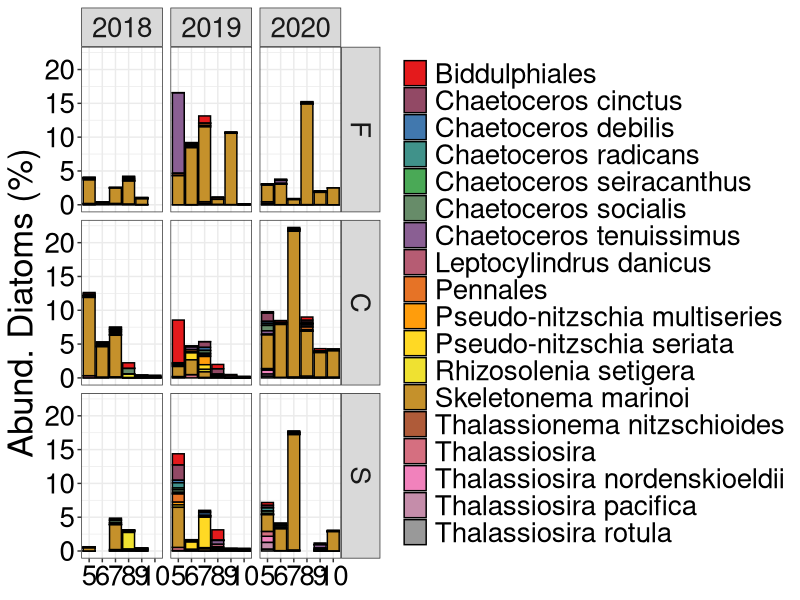
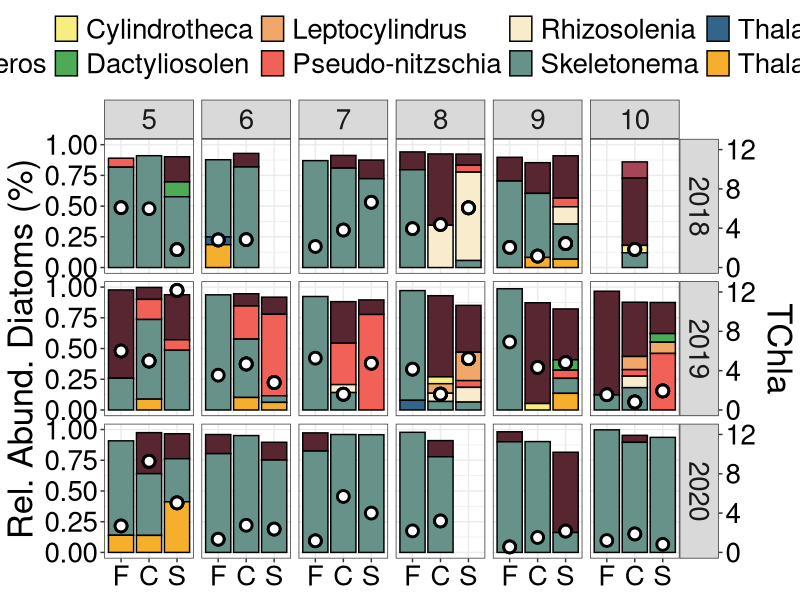
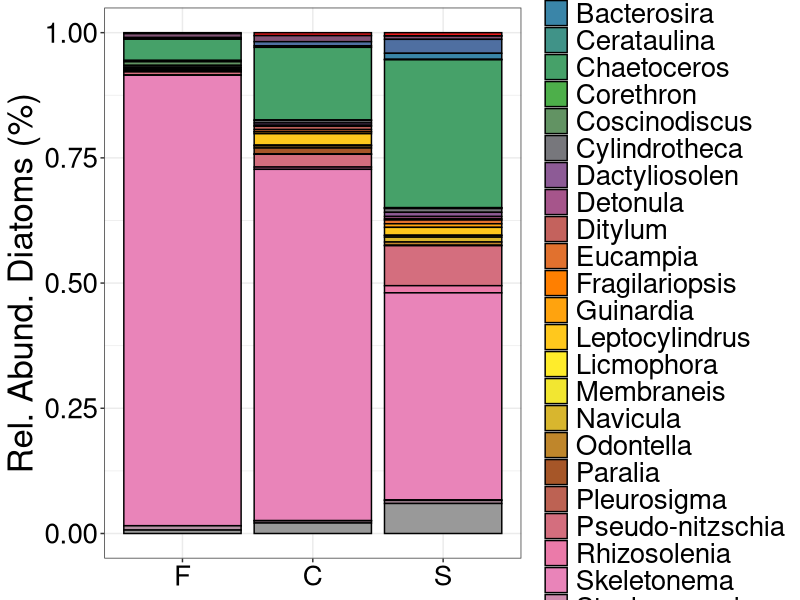
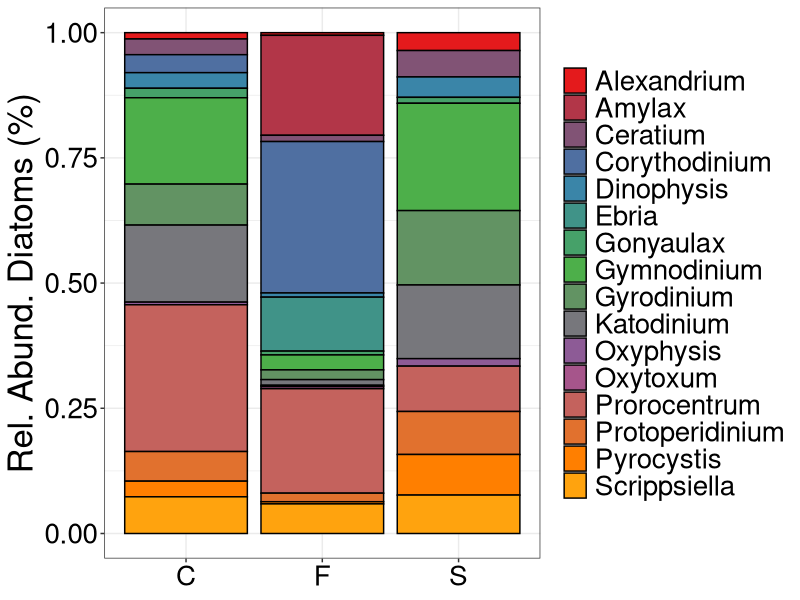
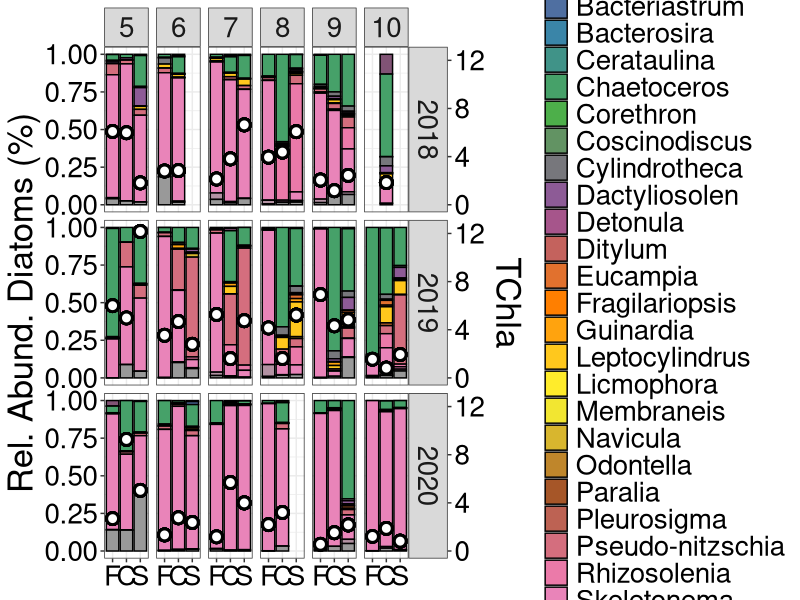
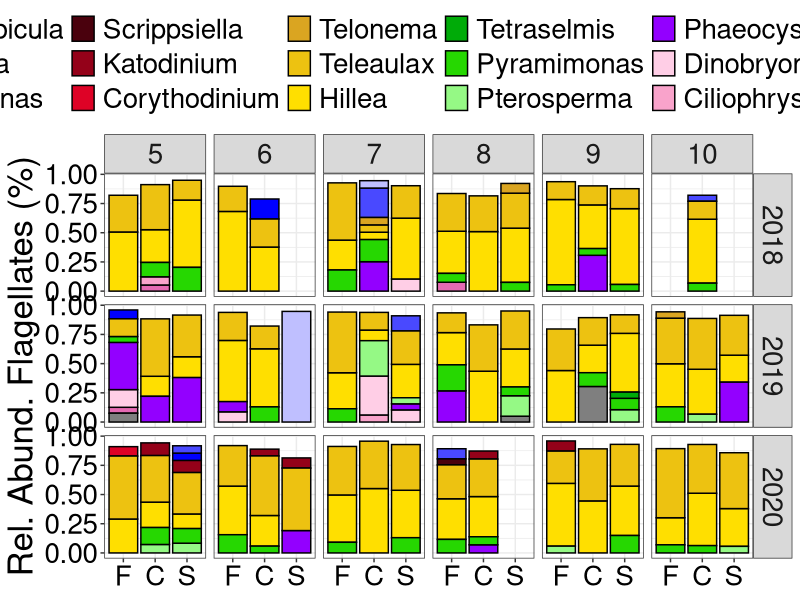
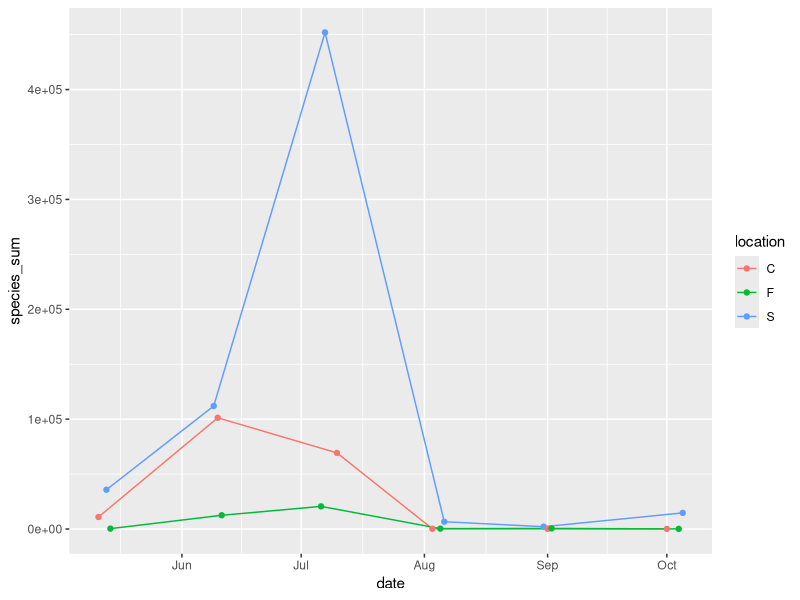
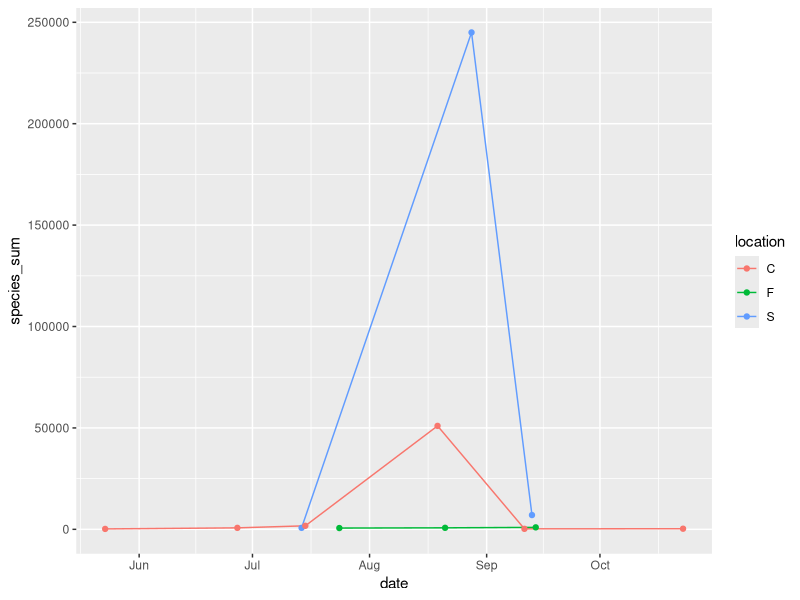

Here is the R script that generated these plots, in order: (Note: this script raises an error after producing the figures.)
## ---- chunk 1
#Upload packages
library(tidyverse)
library(readxl)
library(here)
library(patchwork)
library(RColorBrewer)

## ---- chunk 2
#Upload data from my master data standardization sheet
micro <- read_csv(here("outputs", "micro_master_2021-10-18.csv")) 

#Uploading chl data that has been converted to TChla
chl <- read_csv(here("outputs", "chl_hplc_merged.csv"))

#Uploading datasheet with physical, nutrients, chlorophyll, microscopy and chemtax data.
data <- read_csv(here("outputs", "ctd_merge_2021-11-04_chem.csv"))

## ---- chunk 3
#Remove QU39
micro <- micro %>% 
  filter(!site_id == "QU39")

#Add year column
micro <- micro %>% 
  mutate(year = lubridate::year(date)) %>% 
  relocate(year, .after = date)
## ---- chunk 4
# Changing site_id to location 
micro <- micro %>% 
    mutate(location = case_when(site_id == "DFO2" ~ "F",
                              site_id == "KC10" ~ "C",
                              site_id == "QCS01" ~ "S",
                              TRUE ~ as.character(site_id))) %>% 
  relocate(location, .after = site_id)
## ---- chunk 5
#looking at only species present in 10% or more of samples -  might be too conservative here.

# species_10 <- micro %>%
#   group_by(scientificName) %>%
#   summarise(n_obs = n()) %>%
#   ungroup() %>%
#   mutate(perc_obs = n_obs/50) %>%
#   filter(perc_obs >= 0.10)
# # 
# species_10_list <- species_10$scientificName
# # 
# micro <- micro %>% 
#   filter(scientificName %in% species_10_list)

## ---- chunk 6
micro_diat <- micro %>% 
  filter(group == "Bacillariophyta")

#Order locations from fjord to shelf
order_loc <- c("F", "C", "S")

#Chemtax - Specify order of phyto groups for figures
micro_diat <- arrange(mutate(micro_diat,
                         location = factor(location, levels = order_loc)))

#I want to look at species that never contribute to more than a certain percentage to the total biomass

#Make a total diatom sum column for each date and then divide each species count by the total to derive a relative contribution
micro_diat <- micro_diat %>% 
  group_by(date, location) %>% 
  mutate(sum_count = sum(species_sum)) %>% 
  ungroup() %>% 
  mutate(diat_perc = species_sum/sum_count)

#Make a column showing the max contribution for each species
micro_diat <- micro_diat %>% 
  group_by(scientificName) %>% 
  mutate(max = max(diat_perc),
         max_abund = max(species_sum)) %>% 
  ungroup() 


micro_diat_gt5_perc <- micro_diat %>% 
  filter(max_abund >= 25000)


colourCount = length(unique(micro_diat_gt5_perc$scientificName))
getPalette = colorRampPalette(brewer.pal(9, "Set1"))


micro_diat_gt5_perc %>% 
  ggplot(aes(x = as.factor(month_surv), y = species_sum/100000, 
             fill = scientificName)) + 
  geom_bar(stat = "identity", position = "stack", color = "black") + 
  facet_grid(location ~ year) +
  scale_fill_manual(values = getPalette(colourCount)) + 
  theme_bw() +
  ylab("Abund. Diatoms (%)") +
  theme(text = element_text(size = 25),
        axis.title.x = element_blank(),
        # axis.text.y = element_blank(),
        axis.text = element_text(colour = "black"),
        # legend.position = "top",
        # legend.direction = "horizontal",
        legend.title = element_blank()) +
  guides(fill = guide_legend(ncol = 1))

ggsave(here("figures_good", "timeseries-diatoms_gt25k.png"),
       width = 16, height = 8, dpi = 300)
## ---- chunk 7
#This seems to work pretty well - Can decide between percentage or abundance threshold. Would be good to add specifications for skeletonema size (This is going to be super tricky to add.)
## ---- chunk 8
#Goal is to show the prominent diatom species for each sampling date

#Separating diatoms
micro_diat <- micro %>% 
  filter(class == "Bacillariophyceae") %>% 
  group_by(date, site_id) %>% 
  mutate(total_abund = sum(species_sum)) %>% 
  ungroup() %>% 
  mutate(diat_perc = species_sum/total_abund)

#separating dinoflagellates
micro_dino <- micro %>% 
  filter(group == "Dinoflagellata") %>% 
  group_by(date, site_id) %>% 
  mutate(total_abund = sum(species_sum)) %>% 
  ungroup() %>% 
  mutate(diat_perc = species_sum/total_abund)

#Summing diatoms to genus level
micro_genus <- micro_diat %>% 
  filter(!is.na(genus)) %>% 
  group_by(date, site_id, location, month_surv, genus) %>% 
  summarize(sum_genus = sum(species_sum)) %>% 
  ungroup() %>% 
  group_by(date, site_id) %>% 
  mutate(sum_all = sum(sum_genus)) %>% 
  ungroup() %>% 
  mutate(perc_genus = sum_genus/sum_all,
         year = lubridate::year(date))

#Summing dinoflagellates to genus level
micro_genus_dino <- micro_dino %>% 
  filter(!is.na(genus)) %>% 
  group_by(date, site_id, location, month_surv, genus) %>% 
  summarize(sum_genus = sum(species_sum)) %>% 
  ungroup() %>% 
  group_by(date, site_id) %>% 
  mutate(sum_all = sum(sum_genus)) %>% 
  ungroup() %>% 
  mutate(perc_genus = sum_genus/sum_all,
         year = lubridate::year(date))
## ---- chunk 9
#Merging genus level data with chlorophyll
micro_genus <- micro_genus %>% 
  left_join(chl)
## ---- chunk 10

#Order locations from fjord to shelf
order_loc <- c("F", "C", "S")

#Chemtax - Specify order of phyto groups for figures
micro_genus <- arrange(mutate(micro_genus,
                         location = factor(location, levels = order_loc)))

## ---- chunk 11
#define the colours to use in the figure
colours = c( "#A54657",
             "#582630",
             "#F7EE7F",
             "#4DAA57",
             "#F1A66A",
             "#F26157",
             "#F9ECCC",
             "#679289",
             "#33658A",
             "#F6AE2D")
## ---- chunk 12
coeff <- 12.5

micro_genus %>% 
  filter(perc_genus >= 0.05) %>% 
  ggplot(aes(x = as.factor(location), y = perc_genus, 
             fill = genus)) + 
  geom_bar(stat = "identity", position = "stack", color = "black") + 
  geom_point(aes(x = as.factor(location), y = chl/coeff), pch = 21,
             color = "Black", fill = "white", stroke = 1.5, size = 3) +
  scale_y_continuous(sec.axis = sec_axis(~ . *coeff, name = "TChla")) +
  facet_grid(year ~ month_surv) +
  scale_fill_manual(values = colours) +  
                    # labels = c("Bi.",
                    #            "C.c.",
                    #            "C.t.",
                    #            "P.",
                    #            "P.n.",
                    #            "P.n.s.",
                    #            "R.s.",
                    #            "S.m.",
                    #            "T.p.")) +
  theme_bw() +
  ylab("Rel. Abund. Diatoms (%)") +
  theme(text = element_text(size = 25),
        axis.title.x = element_blank(),
        # axis.text.y = element_blank(),
        axis.text = element_text(colour = "black"),
        legend.position = "top",
        legend.direction = "horizontal",
        legend.title = element_blank()) +
  guides(fill = guide_legend(nrow = 2))

ggsave(here("figures_good", "diat_genus_chla.png"),
       width = 14, height = 8, dpi = 300)
## ---- chunk 13
diat_global <- micro_genus %>%
  select(date, location, genus, sum_genus, perc_genus) %>% 
  group_by(location, genus) %>% 
  summarise(median_perc = median(perc_genus),
            mean_perc = mean(perc_genus)) %>% 
  ungroup()

dino_global <- micro_genus_dino %>%
  select(date, location, genus, sum_genus, perc_genus) %>% 
  group_by(location, genus) %>% 
  summarise(median_perc = median(perc_genus),
            mean_perc = mean(perc_genus)) %>% 
  ungroup()

colourCount = length(unique(diat_global$genus))
getPalette = colorRampPalette(brewer.pal(9, "Set1"))
## ---- chunk 14
diat_global %>% 
  ggplot(aes(x = as.factor(location), y = median_perc, fill = genus)) +
  geom_bar(stat = "identity", position = "fill", color = "black") +
  scale_fill_manual(values = getPalette(colourCount)) +
  theme_bw() +
  ylab("Rel. Abund. Diatoms (%)") +
  theme(text = element_text(size = 25),
        axis.title.x = element_blank(),
        # axis.text.y = element_blank(),
        axis.text = element_text(colour = "black"),
        # legend.position = "top",
        # legend.direction = "horizontal",
        legend.title = element_blank()) +
  guides(fill = guide_legend(ncol = 1))


ggsave(here("figures_good", "test.png"),
       width = 9, height = 5.5, dpi = 300)
## ---- chunk 15
dino_global %>% 
  ggplot(aes(x = as.factor(location), y = median_perc, fill = genus)) +
  geom_bar(stat = "identity", position = "fill", color = "black") +
  scale_fill_manual(values = getPalette(colourCount)) +
  theme_bw() +
  ylab("Rel. Abund. Diatoms (%)") +
  theme(text = element_text(size = 25),
        axis.title.x = element_blank(),
        # axis.text.y = element_blank(),
        axis.text = element_text(colour = "black"),
        # legend.position = "top",
        # legend.direction = "horizontal",
        legend.title = element_blank()) +
  guides(fill = guide_legend(ncol = 1))


ggsave(here("figures_good", "test_dino.png"),
       width = 9, height = 5.5, dpi = 300)
## ---- chunk 16
coeff <- 12.5

micro_genus %>% 
  # filter(perc_genus >= 0.05) %>% 
  ggplot(aes(x = as.factor(location), y = perc_genus, 
             fill = genus)) + 
  geom_bar(stat = "identity", position = "stack", color = "black") + 
  geom_point(aes(x = as.factor(location), y = chl/coeff), pch = 21,
             color = "Black", fill = "white", stroke = 1.5, size = 3) +
  scale_y_continuous(sec.axis = sec_axis(~ . *coeff, name = "TChla")) +
  facet_grid(year ~ month_surv) +
  scale_fill_manual(values = getPalette(colourCount)) + 
  theme_bw() +
  ylab("Rel. Abund. Diatoms (%)") +
  theme(text = element_text(size = 25),
        axis.title.x = element_blank(),
        # axis.text.y = element_blank(),
        axis.text = element_text(colour = "black"),
        # legend.position = "top",
        # legend.direction = "horizontal",
        legend.title = element_blank()) +
  guides(fill = guide_legend(ncol = 1))

ggsave(here("figures_good", "diat_genus_chla_2.png"),
       width = 16, height = 8, dpi = 300)
## ---- chunk 17
#Goal is to show the prominent diatom species for each sampling date

#1 Look at what species were dominant for each sample
micro_flag <- micro %>% 
  filter(!class == "Bacillariophyceae") %>% 
  group_by(date, site_id) %>% 
  mutate(total_abund = sum(species_sum)) %>% 
  ungroup() %>% 
  mutate(flag_perc = species_sum/total_abund)

# micro_diat_order <- micro_diat %>% 
#   group_by(date, site_id) %>%
#   mutate(diat_rank = order(order(species_sum, decreasing = TRUE))) %>% 
#   ungroup()

flag_diat_stats <- micro_flag %>% 
  group_by(site_id, scientificName) %>% 
  summarise(med_abund = median(species_sum),
            med_perc = median(flag_perc)) %>% 
  mutate_at(vars(med_perc), funs(round(., 2)))


flag_genus <- micro_flag %>% 
  filter(!is.na(genus)) %>% 
  group_by(date, site_id, location, month_surv, genus) %>% 
  summarize(sum_genus = sum(species_sum)) %>% 
  ungroup() %>% 
  group_by(date, site_id) %>% 
  mutate(sum_all = sum(sum_genus)) %>% 
  ungroup() %>% 
  mutate(perc_genus = sum_genus/sum_all,
         year = lubridate::year(date))
## ---- chunk 18
# flag_order <- c("Phaeocystis", "Hillea", "Teleaulax", "Pterosperma",
#                 "Pyramimonas", "Katodinium", "Dinobryon", "Olisthodiscus",
#                 "Metromonas", "Monosiga", "Parvicorbicula")

# flag_order <- c("Parvicorbicula", "Monosiga", "Metromonas", "Olisthodiscus",
#                 "Dinobryon", "Katodinium", "Pyramimonas", "Pterosperma", 
#                 "Teleaulax", "Hillea", "Phaeocystis")

flag_order <- c("Parvicorbicula", "Monosiga", "Metromonas", 
                "Scrippsiella", "Katodinium", "Corythodinium", 
                "Telonema",
                "Teleaulax", "Hillea",
                "Tetraselmis", "Pyramimonas", "Pterosperma",
                "Phaeocystis", 
                "Dinobryon", "Ciliophrys", "Apedinella")

flag_genus <- arrange(mutate(flag_genus,
                         genus = factor(genus, levels = flag_order)))


#Chemtax - Specify order of phyto groups for figures
flag_genus <- arrange(mutate(flag_genus,
                         location = factor(location, levels = order_loc)))

## ---- chunk 19
# colours_flag = c("#E56AB3",
#                  "#F9A3CB",
#                  "#FFCEE6",
#                  "#9300ff",
#                  "#95F985",
#                  "#26D701",
#                  "#00AB08",
#                  "#FFDF00",
#                  "#EDC211",
#                  "#DAA521",
#                  "#8B0000",
#                  "#a23333",
#                  "#c58080",
#                  "#0000FF",
#                  "#4949FF",
#                  "#BFBFFF")


colours_flag = c("#BFBFFF",
                 "#4949FF",
                 "#0000FF",
                 "#4a010d",
                 "#940119",
                 "#de0226",
                 "#DAA521",
                 "#EDC211",
                 "#FFDF00",
                 "#00AB08",
                 "#26D701",
                 "#95F985",
                 "#9300ff",
                 "#FFCEE6",
                 "#F9A3CB",
                 "#E56AB3")
## ---- chunk 20
flag_genus %>% 
  filter(perc_genus >= 0.05) %>% 
  ggplot(aes(x = as.factor(location), y = perc_genus, 
             fill = genus)) + 
  geom_bar(stat = "identity", position = "stack", color = "black") + 
  facet_grid(year ~ month_surv) +
  scale_fill_manual(values = colours_flag) +
  # scale_fill_brewer(palette = "Paired") +  
                    # labels = c("Bi.",
                    #            "C.c.",
                    #            "C.t.",
                    #            "P.",
                    #            "P.n.",
                    #            "P.n.s.",
                    #            "R.s.",
                    #            "S.m.",
                    #            "T.p.")) +
  theme_bw() +
  ylab("Rel. Abund. Flagellates (%)") +
  theme(text = element_text(size = 25),
        axis.title.x = element_blank(),
        # axis.text.y = element_blank(),
        axis.text = element_text(colour = "black"),
        legend.position = "top",
        legend.direction = "horizontal",
        legend.title = element_blank()) +
  guides(fill = guide_legend(nrow = 3))

ggsave(here("figures_rev2", "flag_test_family_no-cryp.png"),
       width = 14, height = 8, dpi = 300)
## ---- chunk 21
micro %>% 
  filter(scientificName == "Pseudo-nitzschia seriata"  & year == "2019") %>% 
  ggplot(aes(x = date, y = species_sum, color = location)) +
  geom_line() +
  geom_point()
## ---- chunk 22
micro %>% 
  filter(scientificName == "Rhizosolenia setigera"  & year == "2018") %>% 
  ggplot(aes(x = date, y = species_sum, color = location)) +
  geom_line() +
  geom_point()

## ---- chunk 23
#What about selecting only species that ever exceed 50000k. Doing a median of these and then plotting. 
diat_gt100k <- micro %>% 
  filter(!site_id == "QU39" & class == "Bacillariophyceae" 
         & species_sum >= 100000) %>%
  distinct(scientificName)

test <- micro %>% 
  filter(scientificName == "Chaetoceros debilis")

diat_gt100k_list <- diat_gt100k$scientificName

diat_test2 <- micro %>% 
  mutate(year = lubridate::year(date)) %>% 
  filter(!site_id == "QU39" 
         & class == "Bacillariophyceae" 
         & scientificName %in% diat_gt100k_list) %>%
  group_by(site_id, year, month_surv, scientificName) %>% 
  summarize(med_count = median(species_sum)) %>% 
  mutate(rank_med = order(order(med_count, decreasing = TRUE))) %>% 
  ungroup()

diat_test2 <- diat_test2 %>% 
    mutate(location = case_when(site_id == "DFO2" ~ "F",
                              site_id == "KC10" ~ "C",
                              site_id == "QCS01" ~ "S",
                              TRUE ~ as.character(site_id))) 

diat_test2 <- arrange(mutate(diat_test2,
                         location = factor(location, levels = order_loc)))
## ---- chunk 24
diat_test2 %>% 
  ggplot(aes(x = as.factor(location), y = med_count, fill = scientificName)) + 
  geom_bar(stat = "identity", position = "fill", color = "black") + 
  facet_grid(year ~ month_surv) + 
  scale_fill_brewer(palette = "Paired", 
                    labels = c("Bi.",
                               "C.c.",
                               "C.t.",
                               "P.",
                               "P.n.",
                               "P.n.s.",
                               "R.s.",
                               "S.m.",
                               "T.p.")) +
  theme_bw() +
  ylab("%") +
  theme(text = element_text(size = 25),
        axis.title.x = element_blank(),
        # axis.text.y = element_blank(),
        axis.text = element_text(colour = "black"),
        legend.position = "top",
        legend.direction = "horizontal",
        legend.title = element_blank()) +
  guides(fill = guide_legend(nrow = 1))

ggsave(here("figures_rev2", "diat_test.png"), 
       width = 12, height = 8, dpi = 300)
## ---- chunk 25
diat_test2 %>% 
  ggplot(aes(x = as.factor(location), y = (med_count/100000),
             fill = scientificName)) + 
  geom_bar(stat = "identity", position = "stack", color = "black") + 
  facet_grid(year ~ month_surv, scales = "free_y") + 
  scale_fill_brewer(palette = "Paired", 
                    labels = c("Bi.",
                               "C.c.",
                               "C.t.",
                               "P.",
                               "P.n.",
                               "P.n.s.",
                               "R.s.",
                               "S.m.",
                               "T.p.")) +
  theme_bw() +
  ylab("%") +
  theme(text = element_text(size = 25),
        axis.title.x = element_blank(),
        # axis.text.y = element_blank(),
        axis.text = element_text(colour = "black"),
        legend.position = "top",
        legend.direction = "horizontal",
        legend.title = element_blank()) +
  guides(fill = guide_legend(nrow = 1))

ggsave(here("figures_rev2", "diat_test_abund.png"), 
       width = 12, height = 8, dpi = 300)
## ---- chunk 26
coeff <- 12.5

diat_test2 %>% 
  ggplot() + 
  geom_bar(aes(x = as.factor(location), y = med_count, fill = scientificName),
           stat = "identity", position = "fill", color = "black") + 
  geom_point(aes(x = as.factor(location), y = chl/coeff), pch = 21,
             color = "Black", fill = "white", stroke = 1.5, size = 3) +
  scale_y_continuous(sec.axis = sec_axis(~ . *coeff, name = "TChla")) +
  facet_grid(year ~ month_surv) + 
  # geom_text(aes(label = year), x = Inf, y = Inf, hjust = 1.5, vjust = 1.5,
            # check_overlap = TRUE) +
  scale_fill_brewer(palette = "Paired", 
                    labels = c("Bi.",
                               "C.c.",
                               "C.t.",
                               "P.",
                               "P.n.",
                               "P.n.s.",
                               "R.s.",
                               "S.m.",
                               "T.p.")) +
  theme_bw() +
  ylab("%") +
  theme(text = element_text(size = 25),
        axis.title.x = element_blank(),
        # axis.text.y = element_blank(),
        axis.text = element_text(colour = "black"),
        legend.position = "top",
        legend.direction = "horizontal",
        legend.title = element_blank()) +
  guides(fill = guide_legend(nrow = 1))

ggsave(here("figures_rev2", "diat_test_perc_tchla.png"), 
       width = 12, height = 8, dpi = 300)
